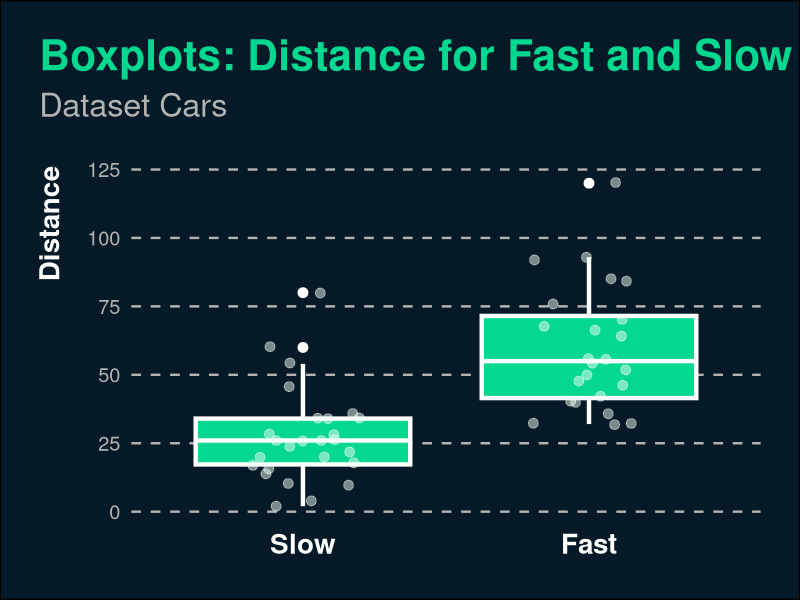

Write R code to recreate this figure.
## ---- chunk 1
knitr::opts_chunk$set( message = FALSE, warning = FALSE,
                      dev = "svg", fig.width = 10, fig.height = 7)


library(tidyverse)

## ---- chunk 2
#Codes for colors of TX
color_tx <- c("#04d790","#061926","#ecfcf4")


# Plot
p <- ggplot(cars, aes(dist, speed))+
  geom_point(color = color_tx[1], size = 2) +
  theme_minimal()+
  theme(plot.background = element_rect(fill = color_tx[2]),
        axis.title = element_text(face = "bold", color = "white"),
        axis.text = element_text(color = "grey90"),
        panel.grid.minor = element_blank(),
        panel.grid.major = element_line(size = 0.5, color = "grey90")) 
 




# Theme        
tx_theme <- theme_minimal(base_size = 18) +
  theme(panel.grid.minor = element_blank(),
        panel.grid.major = element_line(color = "grey70",linetype = 1),
        # Bold, bigger title
        plot.title = element_text(face = "bold", size = rel(1.7), color = "#04d790"),
        # Plain, slightly bigger subtitle that is grey
        plot.subtitle = element_text(face = "plain", size = rel(1.3), color = "grey70"),
        # Italic, smaller, grey caption that is left-aligned
        plot.caption = element_text(face = "italic", size = rel(0.7),
                                    color = "grey70", hjust = 0),
        # Title left
        plot.title.position = "plot",
        # Bold legend titles
        legend.title = element_text(face = "bold"),
        # Bold, slightly larger facet titles that are left-aligned for the sake of repetition
        #strip.text = element_text(face = "bold", size = rel(1.1), hjust = 0),
        # Bold axis titles
        axis.title = element_text(face = "bold", color = "White"),
        # Tex color
        axis.text = element_text(color = "grey70"),
        # Add some space above the x-axis title and make it left-aligned
        axis.title.x = element_text(margin = margin(t = 15), hjust = 0),
        # Add some space to the right of the y-axis title and make it top-aligned
        axis.title.y = element_text(margin = margin(r = 15), hjust = 1),
        # Add a light grey background to the facet titles, with no borders
        #strip.background = element_rect(fill = "grey90", color = NA),
        # Add a thin grey border around all the plots to tie in the facet titles
        #panel.border = element_rect(color = "grey90", fill = NA),
        # Add color TX
        plot.background = element_rect(fill = color_tx[2]),
        plot.margin = margin(rep(18, 4))) 

       



# plot Scatter
p <- ggplot(cars, aes(dist, speed)) +
  geom_point(color = "#04d790", size = 2) +
  labs(
    title = "Test, here goes title",
    x = "Distance",
    y = "Speed",
    subtitle = "Subtitle",
    caption = "Data:  Test data") +
  scale_x_continuous(limits = c(-5,125))  +
  tx_theme  

# plot Bar
cars <- cars %>% mutate(fast = factor(ifelse(speed > median(speed), 1,0)))
p <- ggplot(cars, aes(fast,dist)) +
  geom_col(fill = color_tx[1]) +
  scale_x_discrete(labels=c('Slow', 'Fast'))+
  tx_theme

# Plot uncertainty

p <- ggplot(cars, aes(fast,dist)) +
  geom_boxplot(fill = color_tx[1]) +
  scale_x_discrete(labels=c('Slow', 'Fast'))+
  tx_theme

## ---- chunk 3
p <- ggplot(cars, aes(fast,dist)) +
  geom_boxplot(col = "white", fill = color_tx[1], linewidth = 1.5, fatten = 1, outlier.size = 3) +
  scale_x_discrete(labels=c('Slow', 'Fast'))+
  ## use either geom_point() or geom_jitter()
  geom_point(
    size = 3,
    alpha = .5,
    color = color_tx[3],
    position = position_jitter(
      ## control randomness and range of jitter
      seed = 1, width = .2
    ))   +
  labs(
    title = "Boxplots: Distance for Fast and Slow Cars",
    subtitle = "Dataset Cars",
    y = "Distance"
  ) +
  tx_theme + 
  theme(panel.grid.major = element_line(linetype = 2),
                            panel.grid.major.x = element_blank(),
        axis.title.x = element_blank(),
        axis.text.x = element_text(face = "bold", size = 20, color = "white" ),
        axis.title.y = element_text(size = 20),
        plot.margin=unit(c(1,1,1,1), 'cm'),
        plot.subtitle = element_text(margin=margin(0,0,30,0))) 

p
# ggsave(here::here("posts","Theme", "box.svg"), width = 10, height = 7)

## ---- chunk 4
Sys.time()

